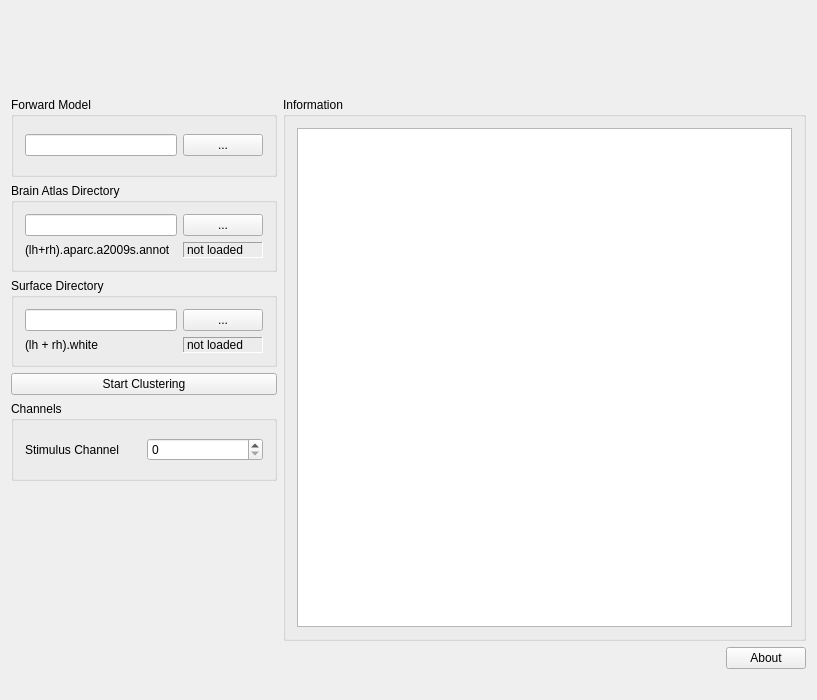
<?xml version="1.0" encoding="UTF-8"?>
<ui version="4.0">
 <class>SourceLabSetupWidgetClass</class>
 <widget class="QWidget" name="SourceLabSetupWidgetClass">
  <property name="geometry">
   <rect>
    <x>0</x>
    <y>0</y>
    <width>817</width>
    <height>700</height>
   </rect>
  </property>
  <property name="windowTitle">
   <string>SourceLabSetupWidget</string>
  </property>
  <layout class="QVBoxLayout" name="verticalLayout">
   <item>
    <layout class="QGridLayout" name="m_qGridLayout_main">
     <item row="8" column="3">
      <widget class="QPushButton" name="m_qPushButton_About">
       <property name="text">
        <string>About</string>
       </property>
      </widget>
     </item>
     <item row="3" column="0">
      <widget class="QGroupBox" name="m_qGroupBox_SurfaceDir">
       <property name="title">
        <string>Surface Directory</string>
       </property>
       <layout class="QGridLayout" name="m_qGridLayout_SurfaceDir">
        <item row="1" column="0" colspan="2">
         <widget class="QLabel" name="m_qLabel_surface">
          <property name="text">
           <string>(lh + rh).white</string>
          </property>
         </widget>
        </item>
        <item row="1" column="2">
         <widget class="QLabel" name="m_qLabel_surfaceStat">
          <property name="frameShape">
           <enum>QFrame::Panel</enum>
          </property>
          <property name="frameShadow">
           <enum>QFrame::Sunken</enum>
          </property>
          <property name="text">
           <string>not loaded</string>
          </property>
         </widget>
        </item>
        <item row="0" column="2">
         <widget class="QPushButton" name="m_qPushButton_SurfaceDirDialog">
          <property name="text">
           <string>...</string>
          </property>
         </widget>
        </item>
        <item row="0" column="0" colspan="2">
         <widget class="QLineEdit" name="m_qLineEdit_SurfaceDirName">
          <property name="minimumSize">
           <size>
            <width>140</width>
            <height>0</height>
           </size>
          </property>
         </widget>
        </item>
       </layout>
      </widget>
     </item>
     <item row="0" column="1">
      <spacer name="m_qHorizontalSpacerTitle">
       <property name="orientation">
        <enum>Qt::Horizontal</enum>
       </property>
       <property name="sizeHint" stdset="0">
        <size>
         <width>40</width>
         <height>20</height>
        </size>
       </property>
      </spacer>
     </item>
     <item row="2" column="0">
      <widget class="QGroupBox" name="m_qGroupBox_AtlasDir">
       <property name="title">
        <string>Brain Atlas Directory</string>
       </property>
       <layout class="QGridLayout" name="m_qGridLayout_AtlasDir">
        <item row="0" column="2">
         <widget class="QPushButton" name="m_qPushButton_AtlasDirDialog">
          <property name="text">
           <string>...</string>
          </property>
         </widget>
        </item>
        <item row="1" column="2">
         <widget class="QLabel" name="m_qLabel_atlasStat">
          <property name="frameShape">
           <enum>QFrame::Panel</enum>
          </property>
          <property name="frameShadow">
           <enum>QFrame::Sunken</enum>
          </property>
          <property name="text">
           <string>not loaded</string>
          </property>
         </widget>
        </item>
        <item row="0" column="0" colspan="2">
         <widget class="QLineEdit" name="m_qLineEdit_AtlasDirName">
          <property name="minimumSize">
           <size>
            <width>140</width>
            <height>0</height>
           </size>
          </property>
         </widget>
        </item>
        <item row="1" column="0">
         <widget class="QLabel" name="m_qLabel_atlas">
          <property name="text">
           <string>(lh+rh).aparc.a2009s.annot</string>
          </property>
         </widget>
        </item>
       </layout>
      </widget>
     </item>
     <item row="0" column="2" colspan="2">
      <widget class="QLabel" name="m_qLabelSourceLabImage">
       <property name="text">
        <string/>
       </property>
       <property name="pixmap">
        <pixmap resource="../sourcelab.qrc">:/images/sourcelab.png</pixmap>
       </property>
      </widget>
     </item>
     <item row="1" column="0">
      <widget class="QGroupBox" name="m_qGroupBox_ForwardSolution">
       <property name="title">
        <string>Forward Model</string>
       </property>
       <property name="flat">
        <bool>false</bool>
       </property>
       <layout class="QGridLayout" name="m_qGridLayout_Fwd">
        <item row="0" column="0" colspan="2">
         <widget class="QLineEdit" name="m_qLineEdit_FwdFileName">
          <property name="minimumSize">
           <size>
            <width>140</width>
            <height>0</height>
           </size>
          </property>
         </widget>
        </item>
        <item row="0" column="2">
         <widget class="QPushButton" name="m_qPushButton_FwdFileDialog">
          <property name="text">
           <string>...</string>
          </property>
         </widget>
        </item>
       </layout>
      </widget>
     </item>
     <item row="8" column="1" colspan="2">
      <spacer name="m_qHorizontalSpacer_About">
       <property name="orientation">
        <enum>Qt::Horizontal</enum>
       </property>
       <property name="sizeHint" stdset="0">
        <size>
         <width>40</width>
         <height>20</height>
        </size>
       </property>
      </spacer>
     </item>
     <item row="1" column="1" rowspan="7" colspan="3">
      <widget class="QGroupBox" name="m_qGroupBox_Information">
       <property name="title">
        <string>Information</string>
       </property>
       <layout class="QGridLayout" name="m_qGridLayout_Information">
        <item row="0" column="0">
         <widget class="QTextBrowser" name="m_qTextBrowser_Information"/>
        </item>
       </layout>
      </widget>
     </item>
     <item row="4" column="0">
      <widget class="QPushButton" name="m_qPushButonStartClustering">
       <property name="text">
        <string>Start Clustering</string>
       </property>
      </widget>
     </item>
     <item row="5" column="0">
      <widget class="QGroupBox" name="m_qGroupBox_Channels">
       <property name="sizePolicy">
        <sizepolicy hsizetype="Preferred" vsizetype="Minimum">
         <horstretch>0</horstretch>
         <verstretch>0</verstretch>
        </sizepolicy>
       </property>
       <property name="minimumSize">
        <size>
         <width>0</width>
         <height>0</height>
        </size>
       </property>
       <property name="title">
        <string>Channels</string>
       </property>
       <layout class="QGridLayout" name="m_qGridLayout_Channels">
        <item row="0" column="1">
         <widget class="QSpinBox" name="m_qSpinBoxStimChannel">
          <property name="maximum">
           <number>26</number>
          </property>
         </widget>
        </item>
        <item row="0" column="0">
         <widget class="QLabel" name="m_qLabelStimChannel">
          <property name="text">
           <string>Stimulus Channel</string>
          </property>
         </widget>
        </item>
       </layout>
      </widget>
     </item>
     <item row="6" column="0" rowspan="2">
      <spacer name="m_qVerticalSpacer_LeftRow">
       <property name="orientation">
        <enum>Qt::Vertical</enum>
       </property>
       <property name="sizeHint" stdset="0">
        <size>
         <width>20</width>
         <height>40</height>
        </size>
       </property>
      </spacer>
     </item>
    </layout>
   </item>
   <item>
    <spacer name="m_qVerticalSpacer_Headline">
     <property name="orientation">
      <enum>Qt::Vertical</enum>
     </property>
     <property name="sizeType">
      <enum>QSizePolicy::Fixed</enum>
     </property>
     <property name="sizeHint" stdset="0">
      <size>
       <width>20</width>
       <height>20</height>
      </size>
     </property>
    </spacer>
   </item>
  </layout>
 </widget>
 <layoutdefault spacing="6" margin="11"/>
 <resources>
  <include location="../sourcelab.qrc"/>
 </resources>
 <connections/>
</ui>
